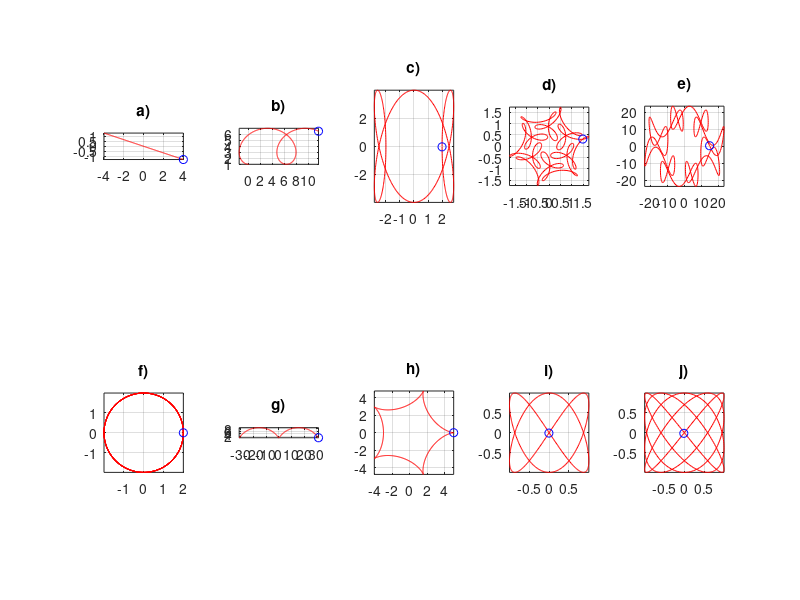

The MATLAB source for this figure:
% =====================================================
% Actividad 3: Obtención de Trayectorias Paramétricas
% Alumno: Omar
% =====================================================

clear all; close all; clc;

% --- CONFIGURACIÓN DE ANIMACIÓN ---
paso = 0.01; % Resolución de t

% a) Línea Recta Inclinada
t = -2:paso:2;
x = 2*t;
y = (t - 3*t)/3;
figure(1); subplot(2,5,1); comet(x,y); grid on; axis equal; title('a)');

%% b) Cicloide / Trocoide
t = 0:paso:10;
x = t - 3*sin(t);
y = 4 - 3*cos(t);
subplot(2,5,2); comet(x,y); grid on; axis equal; title('b)');

%% c) Cardioide / Corazón modificado
t = 0:paso:2*pi;
x = 3*cos(t) - cos(3*t);
y = 4*sin(3*t);
subplot(2,5,3); comet(x,y); grid on; axis equal; title('c)');

%% d) Superposición de frecuencias (Spirograph)
t = 0:paso:2*pi;
x = cos(t) + (1/2)*cos(7*t) + (1/3)*sin(17*t);
y = sin(t) + (1/2)*sin(7*t) + (1/3)*cos(17*t);
subplot(2,5,4); comet(x,y); grid on; axis equal; title('d)');

%% e) Hipotrocoide
t = 0:paso:2*pi;
x = 17*cos(t) + 7*cos(17+7*t);
y = 17*sin(t) - 7*sin(17*t);
subplot(2,5,5); comet(x,y); grid on; axis equal; title('e)');

%% f) Círculo repetido (7 vueltas)
t = 0:paso:14*pi;
x = 2*cos(t);
y = 2*sin(t);
subplot(2,5,6); comet(x,y); grid on; axis equal; title('f)');

%% g) Trocoide alargada
t = -2*pi:paso:2*pi;
x = 5*t - 4*sin(t);
y = 5 - 4*cos(t);
subplot(2,5,7); comet(x,y); grid on; axis equal; title('g)');

%% h) Epicicloide (Pétalos)
t = 0:paso:2*pi;
x = 4*cos(t) + cos(4*t);
y = 4*sin(t) - sin(4*t);
subplot(2,5,8); comet(x,y); grid on; axis equal; title('h)');

%% i) Lissajous (Frecuencia 2:3)
t = 0:paso:2*pi;
x = sin(2*t);
y = sin(3*t);
subplot(2,5,9); comet(x,y); grid on; axis equal; title('i)');

%% j) Lissajous (Frecuencia 4:5)
t = 0:paso:2*pi;
x = sin(4*t);
y = sin(5*t);
subplot(2,5,10); comet(x,y); grid on; axis equal; title('j)');
